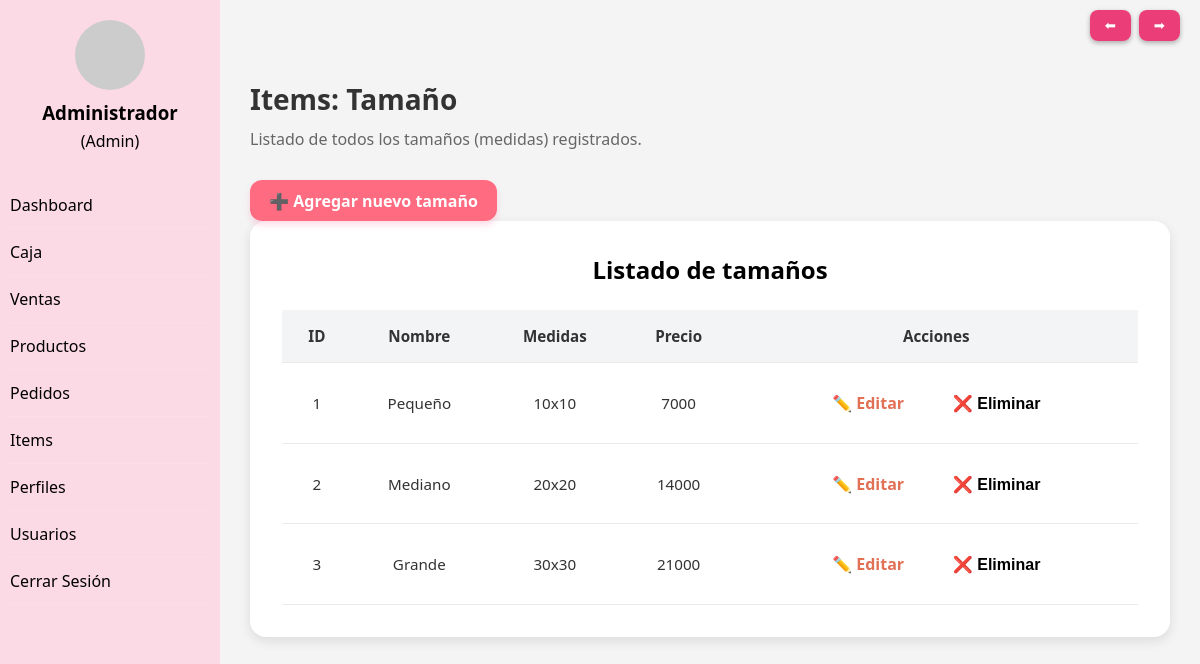
Page /views/pastel/listado_tamaño.php (signed in) on the committed database.
### views/pastel/listado_tamaño.php (the view, shortened to what this page needs)
<?php
include("../../includes/header.php");
require_once "../../includes/navegacion.php";
$pdo = getConexion();
$query = "SELECT * FROM tamaño";
$stmt = $pdo->query($query);
$resultado = $stmt->fetchAll(PDO::FETCH_ASSOC);
?>
<h1>Items: Tamaño</h1>
<p class="description">Listado de todos los tamaños (medidas) registrados.</p>
<a href="form_alta_tamaño.php" class="btn-add">➕ Agregar nuevo tamaño</a>
<div class="admin-table">
    <h2>Listado de tamaños</h2>
    <table>
        <thead>
            <tr>
                <th>ID</th>
                <th>Nombre</th>
                <th>Medidas</th>
                <th>Precio</th>
                <th>Acciones</th>
            </tr>
        </thead>
        <tbody>
            <?php foreach ($resultado as $row) { ?>
                <tr>
                    <td><?php echo $row["ID_tamaño"]; ?></td>
                    <td><?php echo htmlspecialchars($row["tamaño_nombre"]); ?></td>
                    <td><?php echo htmlspecialchars($row["tamaño_medidas"]); ?></td>
                    <td><?php echo htmlspecialchars($row["tamaño_precio"])?></td>
                    <td>
                        <a class="btn-action btn-edit" href="form_modificar_tamaño.php?ID_tamaño=<?= $row['ID_tamaño']; ?>">✏️ Editar</a>
                        <form id="form-eliminar-<?= $row['ID_tamaño']; ?>" method="post" action="../../controllers/pastel/baja_tamaño.php" style="display:inline;">
                            <button type="button" class="btn-action btn-delete" onclick="confirmarEliminacion('<?= $row['ID_tamaño']; ?>', 'form-eliminar')">❌ Eliminar</button>
                        </form>
                    </td>
                </tr>
            <?php } ?>
        </tbody>
    </table>
</div>

### public/css/header.css (style rules this page uses)
* { margin: 0; padding: 0; box-sizing: border-box; }
body { display: flex; font-family: 'Segoe UI', sans-serif; background-color: #f4f4f4; color: #333; min-height: 100vh; }
.main-content h1 { font-size: 28px; margin-bottom: 10px; }
.description { margin-bottom: 30px; color: #666; }
.admin-table { background-color: #fff; padding: 2rem; border-radius: 16px; box-shadow: 0 4px 12px rgba(0, 0, 0, 0.1); margin-bottom: 2rem; overflow-x: auto; }
.admin-table h2 { text-align: center; color: #000; margin-bottom: 1.5rem; }
.admin-table table { width: 100%; border-collapse: collapse; min-width: 800px; }
.admin-table th, .admin-table td { padding: 1rem; text-align: center; border-bottom: 1px solid #eaeaea; font-size: 0.95rem; }
.admin-table th { background-color: #f3f4f6; color: #333; font-weight: bold; }
.admin-table a { color: #e17055; text-decoration: none; font-weight: bold; }
.btn-add { display: inline-block; text-decoration: none; padding: 0.6rem 1.2rem; background-color: #ff6b81; color: #fff; border: none; border-radius: 12px; font-weight: 600; font-size: 1rem; cursor: pointer; text-align: center; transition: background-color 0.3s ease, transform 0.2s ease, box-shadow 0.2s ease; box-shadow: 0 4px 6px rgba(247, 143, 179, 0.3); }
.btn-action { display: inline-block; padding: 0.6rem 1.2rem; font-size: 1rem; font-weight: 600; border: none; border-radius: 8px; color: #000; text-decoration: none; cursor: pointer; transition: all 0.3s ease; margin: 0.2rem; }
.btn-edit { background-color: #fff; }
.btn-delete { background-color: #fff; }

### rows in the picture
tamaño: ID_tamaño "1", tamaño_nombre "Pequeño", tamaño_medidas "10x10", tamaño_precio "7000"
tamaño: ID_tamaño "2", tamaño_nombre "Mediano", tamaño_medidas "20x20", tamaño_precio "14000"
tamaño: ID_tamaño "3", tamaño_nombre "Grande", tamaño_medidas "30x30", tamaño_precio "21000"
